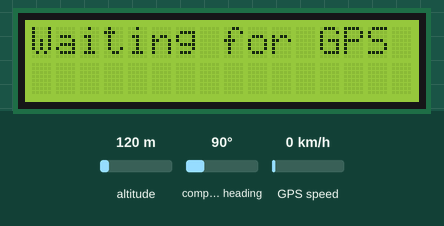
A sketch run on a simulated Arduino Uno, built with avr-gcc and run on an emulated ATmega328P. Shown: 16×2 character LCD. The inputs (shaded band) are chosen by the test bench; at power-on: altitude 120 m, compass heading 90°, GPS speed 0 km/h. The GPS gets a fix after 3 s at 37.7749, -122.4194 with 8 satellites; the modem accepts every AT command (registered, SIM ready, sends succeed) and sends nothing else; what the sketch prints to the serial monitor is not drawn.

Above: at 0.1 s.
At 3.2 s:
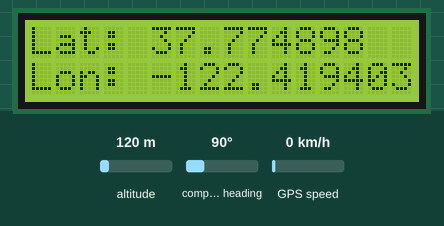

The sketch:

satellite_full.ino
```cpp
#include <Wire.h>
#include <LiquidCrystal_I2C.h>
#include <TinyGPS++.h>
#include <SoftwareSerial.h>

TinyGPSPlus gps; // Create instance for TinyGPS++
SoftwareSerial gpsSerial(4, 3);  // RX, TX for GPS module
SoftwareSerial gsmSerial(7, 6);  // RX, TX for GSM module (SIM800L)

LiquidCrystal_I2C lcd(0x27, 2, POSITIVE); // 0x3F or 0x20

void setup() {
  Serial.begin(9600); // Initialize Serial Monitor

  gpsSerial.begin(9600); // Initialize GPS Serial communication
  Serial.println("GPS Module Started");

  gsmSerial.begin(9600); // Initialize GSM Serial communication
  Serial.println("GSM Module Started");

  lcd.begin(16, 2, LCD_5x8DOTS);
  lcd.backlight();
  lcd.setCursor(0, 0);
  lcd.print("Waiting for GPS");

  gsmSerial.println("AT"); // Optional: Check GSM module communication
  delay(1000); // Wait for response
}

void loop() {
  while (gpsSerial.available() > 0) { // Read GPS data
    char c = gpsSerial.read();
    if (gps.encode(c)) {
      displayGPSInfo();
    }
  }

  if (gps.location.isValid()) { // If valid GPS data is available
    String gpsData = prepareGPSData();
    sendGSM(gpsData); // Send GPS data via GSM
  }
}

String prepareGPSData() { // Prepare GPS data for displaying and sending
  String data = "Lat: " + String(gps.location.lat(), 6) +
                ", Lon: " + String(gps.location.lng(), 6);
  return data;
}

void displayGPSInfo() { // Display GPS data on LCD
  if (gps.location.isValid()) {
    lcd.clear();
    lcd.setCursor(0, 0);
    lcd.print("Lat: ");
    lcd.print(gps.location.lat(), 6);
    lcd.setCursor(0, 1);
    lcd.print("Lon: ");
    lcd.print(gps.location.lng(), 6);
    delay(2000);
  } else {
    lcd.clear();
    lcd.setCursor(0, 0);
    lcd.print("Waiting for GPS");
  }
}

void sendGSM(String data) { // Send GPS data via GSM (e.g., SMS)
  Serial.println("Sending GPS data via GSM...");
  gsmSerial.println("AT+CMGF=1");  // Set SMS text mode
  delay(1000);

  gsmSerial.println("AT+CMGS=\"+1234567890\"");  // Replace with recipient's number
  delay(1000);

  gsmSerial.println(data);  // Send the GPS data as SMS
  delay(1000);

  gsmSerial.write(26);  // Send Ctrl+Z to terminate the message
  delay(5000);  // Wait for SMS to send
}
```
